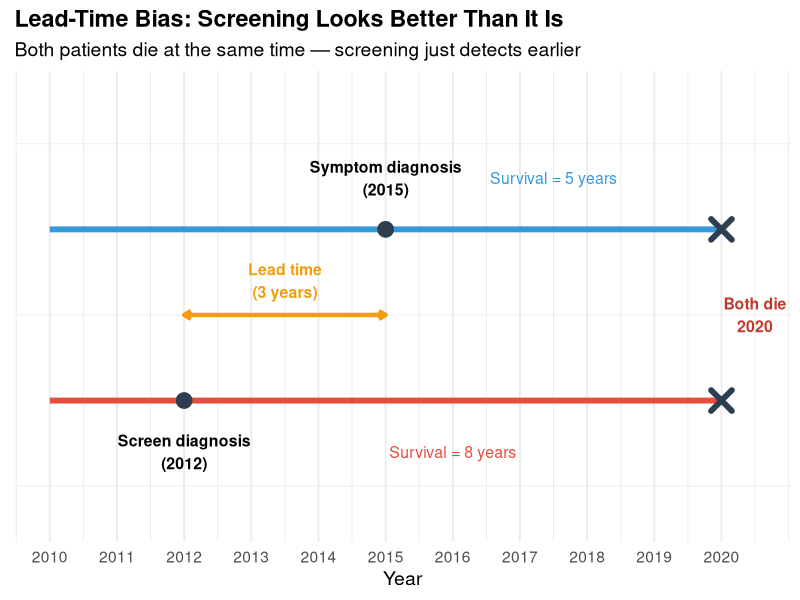

Generate this figure with R:
## ---- chunk 1
#| label: setup
#| include: false
library(tidyverse)
library(kableExtra)
library(patchwork)
library(scales)
library(DiagrammeR)
set.seed(42)
## ---- chunk 2
#| fig-height: 5
#| fig-width: 5.5
grViz("
digraph wine_confound {
  graph[rankdir = TB, bgcolor = 'transparent', nodesep = 1.2, ranksep = 0.8]
  node [fontname = 'Helvetica', shape = box, style = filled, fontsize = 12, margin = '0.25,0.12']

  C [label = 'SES & Lifestyle\\n(Confounder)', fillcolor = '#E8C07A', fontcolor = '#333']
  E [label = 'Wine\\nConsumption', fillcolor = '#B8D4E3', fontcolor = '#333']
  O [label = 'Heart\\nDisease', fillcolor = '#E89595', fontcolor = '#333']

  C -> E [label = '  causes  ', fontsize = 10, fontcolor = '#555']
  C -> O [label = '  causes  ', fontsize = 10, fontcolor = '#555']
  E -> O [label = '  ??  ', fontsize = 10, fontcolor = '#c0392b', style = dashed]
}
")
## ---- chunk 3
#| fig-height: 4.5
#| fig-width: 5.5
grViz("
digraph cross_sectional {
  graph[rankdir = LR, bgcolor = 'transparent', nodesep = 0.5, ranksep = 0.7]
  node [fontname = 'Helvetica', shape = box, style = filled, fontsize = 10, margin = '0.15,0.08']

  A [label = 'Population\\n(one time point)', fillcolor = '#B8D4E3']
  B [label = 'Exposed', fillcolor = '#E8C07A']
  C [label = 'Non-exposed', fillcolor = '#A8D5A2']
  D [label = 'Outcome +', fillcolor = '#E89595']
  E [label = 'Outcome −', fillcolor = '#D4EAF7']
  F [label = 'Outcome +', fillcolor = '#E89595']
  G [label = 'Outcome −', fillcolor = '#D4EAF7']

  edge [fontsize = 8, fontcolor = '#555']
  A -> B [label = '  classify  ']
  A -> C [label = '  classify  ']
  B -> D [label = '  assess  ']
  B -> E [label = '  assess  ']
  C -> F [label = '  assess  ']
  C -> G [label = '  assess  ']
}
")
## ---- chunk 4
#| fig-height: 4.5
#| fig-width: 5.5
grViz("
digraph case_control {
  graph[rankdir = LR, bgcolor = 'transparent', nodesep = 0.5, ranksep = 0.7]
  node [fontname = 'Helvetica', shape = box, style = filled, fontsize = 10, margin = '0.15,0.08']

  A [label = 'Study\\nBase', fillcolor = '#B8D4E3']
  B [label = 'Cases\\n(Disease +)', fillcolor = '#E89595']
  C [label = 'Controls\\n(Disease −)', fillcolor = '#D4EAF7']
  D [label = 'Exposed', fillcolor = '#E8C07A']
  E [label = 'Not exposed', fillcolor = '#A8D5A2']
  F [label = 'Exposed', fillcolor = '#E8C07A']
  G [label = 'Not exposed', fillcolor = '#A8D5A2']

  edge [fontsize = 8, fontcolor = '#555']
  A -> B [label = '  select  ']
  A -> C [label = '  select  ']
  B -> D [label = '  ascertain  ']
  B -> E [label = '  ascertain  ']
  C -> F [label = '  ascertain  ']
  C -> G [label = '  ascertain  ']
}
")
## ---- chunk 5
#| fig-height: 4.5
#| fig-width: 5.5
grViz("
digraph cohort {
  graph[rankdir = LR, bgcolor = 'transparent', nodesep = 0.5, ranksep = 0.7]
  node [fontname = 'Helvetica', shape = box, style = filled, fontsize = 10, margin = '0.15,0.08']

  A [label = 'Disease-free\\nPopulation', fillcolor = '#B8D4E3']
  B [label = 'Exposed', fillcolor = '#E8C07A']
  C [label = 'Non-exposed', fillcolor = '#A8D5A2']
  D [label = 'Disease +', fillcolor = '#E89595']
  E [label = 'Disease −', fillcolor = '#D4EAF7']
  F [label = 'Disease +', fillcolor = '#E89595']
  G [label = 'Disease −', fillcolor = '#D4EAF7']

  edge [fontsize = 8, fontcolor = '#555']
  A -> B [label = '  ascertain  ']
  A -> C [label = '  ascertain  ']
  B -> D [label = '  follow-up  ']
  B -> E [label = '  follow-up  ']
  C -> F [label = '  follow-up  ']
  C -> G [label = '  follow-up  ']
}
")
## ---- chunk 6
#| fig-height: 4.5
#| fig-width: 5.5
grViz("
digraph rct {
  graph[rankdir = LR, bgcolor = 'transparent', nodesep = 0.5, ranksep = 0.7]
  node [fontname = 'Helvetica', shape = box, style = filled, fontsize = 10, margin = '0.15,0.08']

  A [label = 'Eligible\\nParticipants', fillcolor = '#B8D4E3']
  B [label = 'Treatment', fillcolor = '#E8C07A']
  C [label = 'Control', fillcolor = '#A8D5A2']
  D [label = 'Outcome +', fillcolor = '#E89595']
  E [label = 'Outcome −', fillcolor = '#D4EAF7']
  F [label = 'Outcome +', fillcolor = '#E89595']
  G [label = 'Outcome −', fillcolor = '#D4EAF7']

  edge [fontsize = 8, fontcolor = '#c0392b', fontname = 'Helvetica-Bold']
  A -> B [label = '  randomize  ']
  A -> C [label = '  randomize  ']
  edge [fontsize = 8, fontcolor = '#555', fontname = 'Helvetica']
  B -> D [label = '  follow-up  ']
  B -> E [label = '  follow-up  ']
  C -> F [label = '  follow-up  ']
  C -> G [label = '  follow-up  ']
}
")
## ---- chunk 7
comparison <- tibble(
  Feature = c("Starting point", "Time direction", "Measure", "Can show causation?",
              "Best for rare...", "Time & cost", "Main threat"),
  `Cross-sectional` = c("Population", "Snapshot", "Prevalence, POR", "No", "Neither", "Low", "Temporal ambiguity"),
  `Case-control` = c("Outcome", "Backward", "OR", "Suggests", "**Disease**", "Low", "Recall bias"),
  Cohort = c("Exposure", "Forward", "RR, AR", "Suggests", "**Exposure**", "High", "Loss to follow-up"),
  RCT = c("Random assignment", "Forward", "RR, ARR, NNT", "**Yes**", "N/A", "Very high", "Ethical constraints")
)

kable(comparison, format = "html", escape = FALSE) %>%
  kable_styling(full_width = TRUE, font_size = 15) %>%
  row_spec(0, background = "#2c3e50", color = "white", bold = TRUE) %>%
  column_spec(1, bold = TRUE, width = "16%")
## ---- chunk 8
#| fig-height: 5
#| fig-width: 11

ggplot() +
  geom_segment(aes(x = 2010, xend = 2020, y = 2, yend = 2), linewidth = 2, color = "#3498db") +
  geom_segment(aes(x = 2010, xend = 2020, y = 1, yend = 1), linewidth = 2, color = "#e74c3c") +
  geom_point(aes(x = 2015, y = 2), size = 5, color = "#2c3e50") +
  geom_point(aes(x = 2012, y = 1), size = 5, color = "#2c3e50") +
  geom_point(aes(x = 2020, y = c(1, 2)), size = 5, shape = 4, stroke = 3, color = "#2c3e50") +
  annotate("text", x = 2015, y = 2.3, label = "Symptom diagnosis\n(2015)", fontface = "bold", size = 4) +
  annotate("text", x = 2012, y = 0.7, label = "Screen diagnosis\n(2012)", fontface = "bold", size = 4) +
  annotate("text", x = 2020.5, y = 1.5, label = "Both die\n2020", fontface = "bold", size = 4, color = "#c0392b") +
  annotate("segment", x = 2012, xend = 2015, y = 1.5, yend = 1.5, linewidth = 1.5, color = "#f39c12",
           arrow = arrow(ends = "both", length = unit(0.2, "cm"))) +
  annotate("text", x = 2013.5, y = 1.7, label = "Lead time\n(3 years)", fontface = "bold", size = 4, color = "#f39c12") +
  annotate("text", x = 2017.5, y = 2.3, label = "Survival = 5 years", size = 4, color = "#3498db") +
  annotate("text", x = 2016, y = 0.7, label = "Survival = 8 years", size = 4, color = "#e74c3c") +
  scale_x_continuous(breaks = 2010:2020) +
  ylim(0.3, 2.8) +
  labs(title = "Lead-Time Bias: Screening Looks Better Than It Is",
       subtitle = "Both patients die at the same time — screening just detects earlier",
       x = "Year", y = NULL) +
  theme_minimal(base_size = 14) +
  theme(plot.title = element_text(face = "bold"), axis.text.y = element_blank(), panel.grid.major.y = element_blank())
## ---- chunk 9
#| fig-height: 3.5
#| fig-width: 8
grViz("
digraph confound_generic {
  graph[rankdir = TB, bgcolor = 'transparent', nodesep = 1.0, ranksep = 0.8]
  node [fontname = 'Helvetica', shape = box, style = filled, fontsize = 13, margin = '0.3,0.15']

  C [label = 'CONFOUNDER\\n(C)', fillcolor = '#E8C07A', fontcolor = '#333']
  E [label = 'EXPOSURE\\n(E)', fillcolor = '#B8D4E3', fontcolor = '#333']
  O [label = 'OUTCOME\\n(O)', fillcolor = '#E89595', fontcolor = '#333']

  C -> E [label = '  associated  ', fontsize = 10, fontcolor = '#555']
  C -> O [label = '  causes  ', fontsize = 10, fontcolor = '#555']
  E -> O [label = '  ??  ', fontsize = 10, fontcolor = '#c0392b', style = dashed, penwidth = 2]
}
")
## ---- chunk 10
#| fig-height: 4.5
#| fig-width: 10
grViz("
digraph wine {
  graph[rankdir = TB, bgcolor = 'transparent', nodesep = 1.2, ranksep = 0.8]
  node [fontname = 'Helvetica', shape = box, style = filled, fontsize = 12, margin = '0.3,0.15']

  SES [label = 'Socioeconomic\\nStatus & Lifestyle', fillcolor = '#E8C07A']
  Wine [label = 'Wine\\nConsumption', fillcolor = '#B8D4E3']
  CVD [label = 'Cardiovascular\\nDisease', fillcolor = '#E89595']
  Ex [label = 'Exercise', fillcolor = '#D4EAF7']
  Diet [label = 'Diet Quality', fillcolor = '#D4EAF7']
  Access [label = 'Healthcare\\nAccess', fillcolor = '#D4EAF7']

  SES -> Wine [label = '  ↑income → ↑wine  ', fontsize = 9, fontcolor = '#555']
  SES -> Ex [fontsize = 9]
  SES -> Diet [fontsize = 9]
  SES -> Access [fontsize = 9]
  Ex -> CVD [label = '  protects  ', fontsize = 9, fontcolor = '#27ae60']
  Diet -> CVD [label = '  protects  ', fontsize = 9, fontcolor = '#27ae60']
  Access -> CVD [label = '  protects  ', fontsize = 9, fontcolor = '#27ae60']
  Wine -> CVD [label = '  ??  ', fontsize = 10, fontcolor = '#c0392b', style = dashed, penwidth = 2]
}
")
## ---- chunk 11
grViz("
digraph evidence_pyramid {
  graph[rankdir = TB, bgcolor = 'transparent', nodesep = 0.3, ranksep = 0.4]
  node [fontname = 'Helvetica', shape = box, style = filled, fontsize = 11, margin = '0.2,0.1']

  SR  [label = 'Systematic Reviews\\n& Meta-analyses', fillcolor = '#27ae60', fontcolor = 'white', width = 3]
  RCT [label = 'Randomized Controlled Trials', fillcolor = '#2ecc71', fontcolor = 'white', width = 4]
  COH [label = 'Cohort Studies', fillcolor = '#f1c40f', fontcolor = '#333', width = 5]
  CC  [label = 'Case-Control Studies', fillcolor = '#e67e22', fontcolor = 'white', width = 6]
  CS  [label = 'Cross-Sectional Surveys', fillcolor = '#e74c3c', fontcolor = 'white', width = 7]
  CR  [label = 'Case Reports / Expert Opinion', fillcolor = '#c0392b', fontcolor = 'white', width = 8]

  SR -> RCT [arrowhead = none]
  RCT -> COH [arrowhead = none]
  COH -> CC [arrowhead = none]
  CC -> CS [arrowhead = none]
  CS -> CR [arrowhead = none]
}
")
